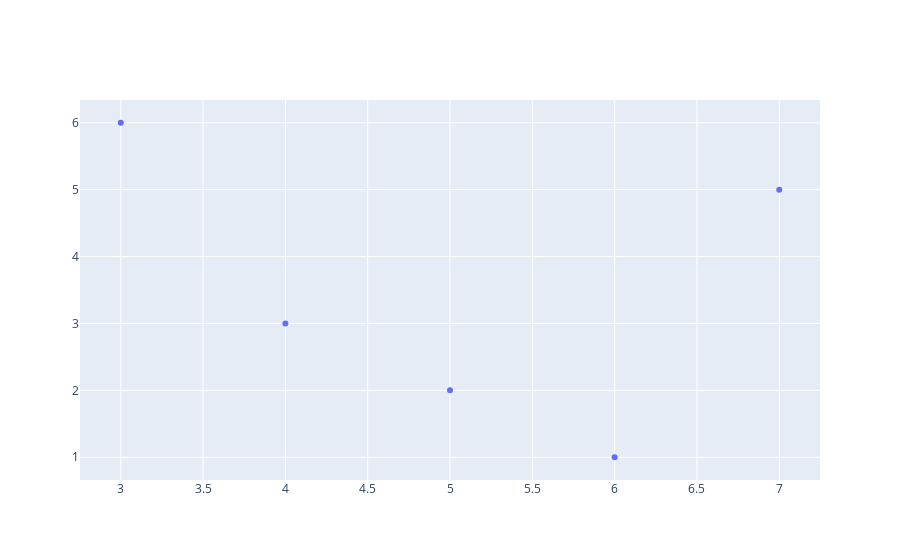

The notebook cell saved with this chart:
### Code cell
fig=go.Figure()
fig.add_trace(go.Scatter(x=[3,4,5,6,7],y=[6,3,2,1,5] ,mode='markers'))
fig.show()

### Figure 1 — Plotly figure (JSON) as saved in the notebook; plotly's stock layout.template omitted (floating-point values rounded to 4 significant figures)
{"data": [{"mode": "markers", "type": "scatter", "x": [3, 4, 5, 6, 7], "y": [6, 3, 2, 1, 5]}], "layout": {}}
